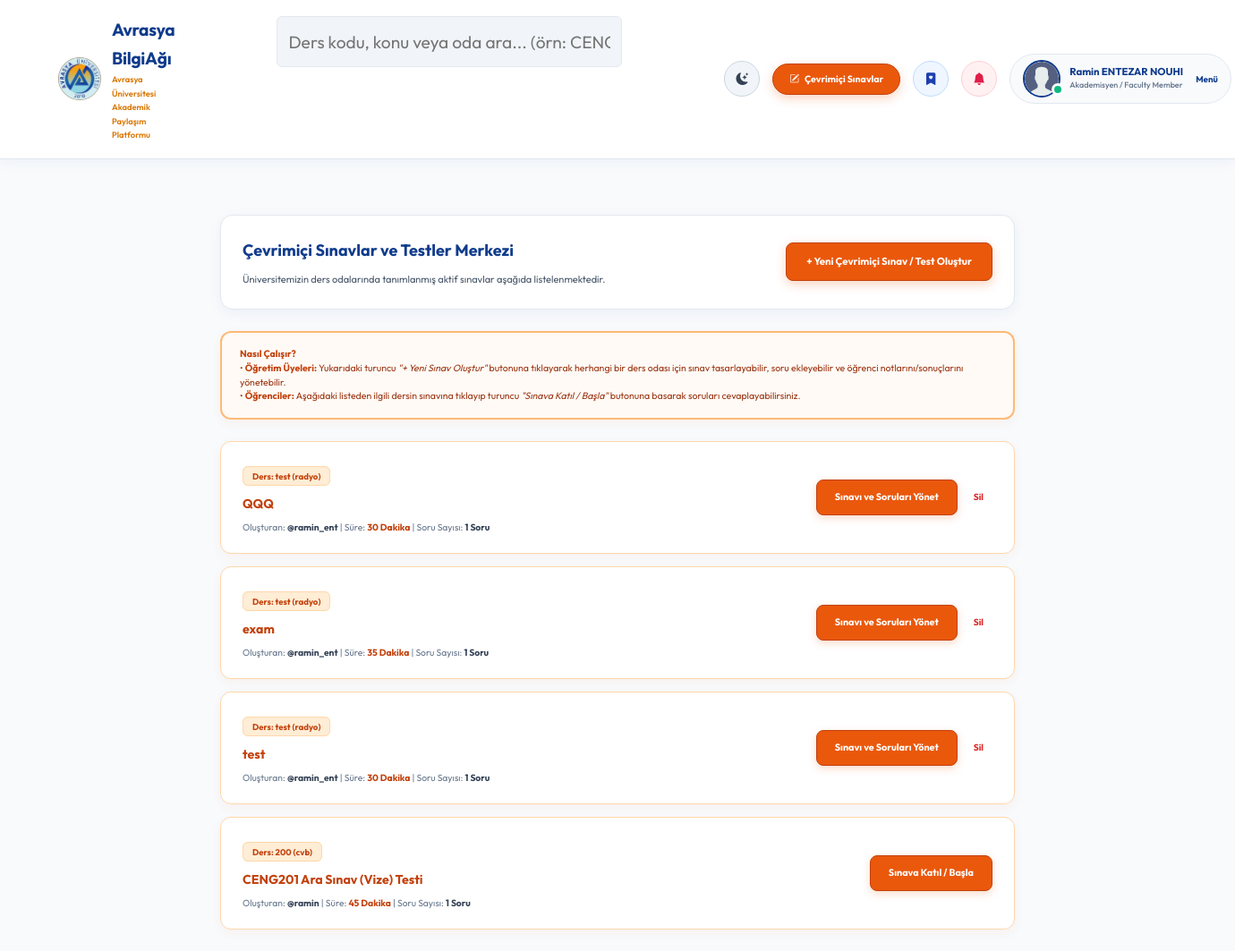
The page /quizzes/ (signed in) on the database its author committed.
### base/models.py (models this page shows, shortened)
class User(AbstractUser):
    name = models.CharField(max_length=200, null=True, verbose_name="Ad Soyad")
    email = models.EmailField(unique=True, null=True, verbose_name="E-Posta Adresi")
    bio = models.TextField(null=True, verbose_name="Hakkımda (Biyografi)")
    avatar = models.ImageField(null=True, default="avatar.svg", verbose_name="Profil Fotoğrafı (Avatar)")
    student_id = models.CharField(max_length=50, null=True, blank=True, verbose_name="Öğrenci / Sicil No")
    department = models.CharField(max_length=100, choices=DEPARTMENT_CHOICES, default='Genel / Diğer', verbose_name="Fakülte / Bölüm")
    role = models.CharField(max_length=20, choices=ROLE_CHOICES, default='student', verbose_name="Akademik Rol")
    github_link = models.URLField(max_length=255, null=True, blank=True, verbose_name="GitHub Profili")
    linkedin_link = models.URLField(max_length=255, null=True, blank=True, verbose_name="LinkedIn Profili")
    objects = CustomUserManager()
    USERNAME_FIELD = 'email'
    REQUIRED_FIELDS = ['username']
    @property
    def unread_notifications_count(self):
        return self.notifications.filter(is_read=False).count()
    @property
    def unread_notifications(self):
        return self.notifications.filter(is_read=False)

class Quiz(models.Model):
    room = models.ForeignKey(Room, on_delete=models.CASCADE, related_name='quizzes')
    creator = models.ForeignKey(User, on_delete=models.CASCADE)
    title = models.CharField(max_length=200, verbose_name="Sınav / Test Başlığı")
    description = models.TextField(null=True, blank=True, verbose_name="Sınav Açıklaması ve Kurallar")
    duration_minutes = models.PositiveIntegerField(default=30, verbose_name="Süre (Dakika)")
    created = models.DateTimeField(auto_now_add=True)
    updated = models.DateTimeField(auto_now=True)
    class Meta:
        ordering = ['-created']

class Room(models.Model):
    host = models.ForeignKey(User, on_delete=models.SET_NULL, null=True)
    topic = models.ForeignKey(Topic, on_delete=models.SET_NULL, null=True, verbose_name="Bölüm / Akademik Konu")
    name = models.CharField(max_length=200, verbose_name="Çalışma Odası Adı")
    course_code = models.CharField(max_length=50, null=True, blank=True, verbose_name="Ders Kodu (örn: CENG201)")
    room_type = models.CharField(max_length=20, choices=ROOM_TYPE_CHOICES, default='general', verbose_name="Oda Türü")
    description = models.TextField(null=True, blank=True, verbose_name="Oda Açıklaması")
    participants = models.ManyToManyField(
        User, related_name='participants', blank=True)
    updated = models.DateTimeField(auto_now=True)
    created = models.DateTimeField(auto_now_add=True)
    class Meta:
        ordering = ['-updated', '-created']

### base/views.py (the view, shortened to what this page needs)
# urls.py: path('quizzes/', views.quizzesPage, name="quizzes"),
@login_required(login_url='login')
def quizzesPage(request):
    quizzes = Quiz.objects.all()
    return render(request, 'base/quizzes.html', {'quizzes': quizzes})

### base/templates/base/quizzes.html (shortened to what this page needs)
{% extends 'main.html' %}
{% block content %}
<main class="layout">
  <div class="container" style="max-width: 920px; margin: 0 auto; padding: 24px 16px; display: block !important; width: 100%;">
    <div style="background: #ffffff; border: 1px solid #e2e8f0; border-radius: 14px; padding: 24px; margin-bottom: 24px; box-shadow: 0 4px 15px rgba(15, 59, 140, 0.05); display: flex; justify-content: space-between; align-items: center; flex-wrap: wrap; gap: 16px;">
      <div>
        <h1 style="margin: 0; font-size: 1.5rem; color: #0f3b8c; font-weight: 700;">Çevrimiçi Sınavlar ve Testler Merkezi</h1>
        <p style="color: #475569; font-size: 0.92rem; margin: 8px 0 0 0;">
          Üniversitemizin ders odalarında tanımlanmış aktif sınavlar aşağıda listelenmektedir.
        </p>
      </div>
      {% if request.user.is_authenticated and request.user.role != 'student' %}
      <div>
        <a href="{% url 'create-quiz-general' %}" style="background: #ea580c; color: #ffffff; border: 1px solid #c2410c; padding: 11px 22px; font-size: 0.95rem; font-weight: 700; text-decoration: none; display: inline-block; border-radius: 8px; box-shadow: 0 4px 12px rgba(234, 88, 12, 0.25);">
          + Yeni Çevrimiçi Sınav / Test Oluştur
        </a>
      </div>
      {% endif %}
    </div>
    <div style="background: #fffaf5; border: 2px solid #fdba74; border-radius: 12px; padding: 16px 20px; margin-bottom: 24px; display: flex; align-items: center; gap: 14px; box-shadow: 0 4px 12px rgba(234, 88, 12, 0.06);">
      <div style="font-size: 0.88rem; color: #9a3412; line-height: 1.5;">
        <strong style="color: #c2410c;">Nasıl Çalışır?</strong><br>
        {% if request.user.role != 'student' %}
        • <strong style="color: #c2410c;">Öğretim Üyeleri:</strong> Yukarıdaki turuncu <em>"+ Yeni Sınav Oluştur"</em> butonuna tıklayarak herhangi bir ders odası için sınav tasarlayabilir, soru ekleyebilir ve öğrenci notlarını/sonuçlarını yönetebilir.<br>
        {% endif %}
        • <strong style="color: #c2410c;">Öğrenciler:</strong> Aşağıdaki listeden ilgili dersin sınavına tıklayıp turuncu <em>"Sınava Katıl / Başla"</em> butonuna basarak soruları cevaplayabilirsiniz.
      </div>
    </div>
    <div style="display: flex; flex-direction: column; gap: 14px;">
      {% for quiz in quizzes %}
      <div style="background: #ffffff; border: 1px solid #fed7aa; border-radius: 12px; padding: 20px 24px; display: flex; justify-content: space-between; align-items: center; flex-wrap: wrap; gap: 14px; box-shadow: 0 4px 12px rgba(234, 88, 12, 0.05);">
        <div>
          <div style="margin-bottom: 6px;">
            <span style="background: #ffedd5; color: #c2410c; padding: 4px 10px; border-radius: 6px; font-size: 0.8rem; font-weight: 700; border: 1px solid #fed7aa;">
              Ders: {{ quiz.room.name }} {% if quiz.room.course_code %}({{ quiz.room.course_code }}){% endif %}
            </span>
          </div>
          <a href="{% url 'quiz-detail' quiz.id %}" style="color: #c2410c; font-size: 1.18rem; font-weight: 700; text-decoration: none; display: block; margin: 6px 0;">
            {{ quiz.title }}
          </a>
          <div style="font-size: 0.86rem; color: #64748b; margin-top: 6px;">
            Oluşturan: <strong style="color: #334155;">@{{ quiz.creator.username }}</strong> | Süre: <strong style="color: #c2410c;">{{ quiz.duration_minutes }} Dakika</strong> | Soru Sayısı: <strong style="color: #334155;">{{ quiz.questions.count }} Soru</strong>
          </div>
        </div>
        <div style="display: flex; gap: 8px; align-items: center;">
          <a href="{% url 'quiz-detail' quiz.id %}" style="background: #ea580c; color: #ffffff; border: 1px solid #c2410c; padding: 10px 20px; font-size: 0.9rem; font-weight: 700; text-decoration: none; white-space: nowrap; border-radius: 8px; box-shadow: 0 3px 10px rgba(234, 88, 12, 0.22);">
            {% if request.user == quiz.creator or request.user == quiz.room.host %}Sınavı ve Soruları Yönet{% else %}Sınava Katıl / Başla{% endif %}
          </a>
          {% if request.user == quiz.creator or request.user == quiz.room.host %}
          <a href="{% url 'delete-quiz' quiz.id %}" onclick="return confirm('Bu sınavı silmek istediğinize emin misiniz?')" style="color: #dc2626; font-size: 0.85rem; font-weight: 700; text-decoration: none; padding: 6px 10px;">
            Sil
          </a>
          {% endif %}
        </div>
      </div>
      {% endfor %}
    </div>
  </div>
</main>
{% endblock %}

### templates/navbar.html (shortened to what this page needs)
{% load static %}
<header class="header header--loggedIn">
    <div class="container">
        <a href="{% url 'home' %}" class="header__logo" style="display: flex; align-items: center; gap: 12px; text-decoration: none;">
            <img src="{% static 'images/avrasya_logo.png' %}" alt="Avrasya University Logo" style="width: 48px; height: 48px; object-fit: contain; background: transparent; border: none; border-radius: 50%;" />
            <div>
                <h1 style="margin:0; font-weight:700; color:#0f3b8c; letter-spacing: -0.3px;">Avrasya BilgiAğı</h1>
                <span style="font-size:0.78rem; color:#d97706; font-weight:600; display:block;">Avrasya Üniversitesi Akademik Paylaşım Platformu</span>
            </div>
        </a>
        <form class="header__search" method="GET" action="{% url 'home' %}">
            <label>
                <input name="q" placeholder="Ders kodu, konu veya oda ara... (örn: CENG201)" class="navbar-search-input" />
            </label>
        </form>
        <nav class="header__menu" style="display: flex; align-items: center; gap: 14px;">
            <button id="themeToggleBtn" onclick="toggleTheme()" title="Gece / Gündüz Modu" style="background: #f1f5f9; border: 1px solid #cbd5e1; width: 40px; height: 40px; border-radius: 50%; display: flex; align-items: center; justify-content: center; cursor: pointer; font-size: 1.15rem; transition: all 0.2s ease; color: #334155;">
                <i class="bi bi-moon-stars-fill"></i>
            </button>
            <a href="{% url 'quizzes' %}" style="display: inline-flex; align-items: center; gap: 6px; background: #ea580c; color: #ffffff; border: 1px solid #c2410c; padding: 8px 18px; border-radius: 50px; font-weight: 700; font-size: 0.88rem; text-decoration: none; white-space: nowrap; box-shadow: 0 4px 12px rgba(234, 88, 12, 0.25);">
                <i class="bi bi-pencil-square"></i> Çevrimiçi Sınavlar
            </a>
            {% if request.user.is_authenticated %}
            <a href="{% url 'saved-resources' %}" title="Kaydedilen Materyallerim" style="display: flex; align-items: center; justify-content: center; background: #eff6ff; border: 1px solid #bfdbfe; color: #1e40af; width: 40px; height: 40px; border-radius: 50%; text-decoration: none; font-size: 1.15rem;">
                <i class="bi bi-bookmark-heart-fill"></i>
            </a>
            <div style="position: relative;">
                <button onclick="const m=document.getElementById('notifModal'); m.style.display = m.style.display === 'none' ? 'block' : 'none';" title="Bildirimler" style="background: #fff1f2; border: 1px solid #fecdd3; color: #e11d48; width: 40px; height: 40px; border-radius: 50%; cursor: pointer; font-size: 1.15rem; display: flex; align-items: center; justify-content: center; position: relative;">
                    <i class="bi bi-bell-fill"></i>
                </button>
            </div>
            <div class="header__user" style="display: flex; align-items: center; gap: 14px; background: #f8fafc; border: 1px solid #e2e8f0; padding: 6px 14px; border-radius: 50px;">
                <a href="{% url 'update-user' %}" style="display: flex; align-items: center; gap: 10px; text-decoration: none;">
                    <div class="avatar avatar--medium active">
                        <img src="{{request.user.avatar.url}}" style="width: 38px; height: 38px; border-radius: 50%; object-fit: cover;" />
                    </div>
                    <div>
                        <p style="margin: 0; font-weight: 700; color: #0f3b8c; line-height: 1.2; font-size: 0.95rem; white-space: nowrap;">{{request.user.name|default:request.user.username}}</p>
                        <span style="font-size: 0.75rem; color: #64748b; font-weight: 500; display: block; white-space: nowrap;">{{request.user.get_role_display}}</span>
                    </div>
                </a>
                <button class="dropdown-button" style="background: transparent; border: none; cursor: pointer; font-weight: 700; color: #0f3b8c; font-size: 0.82rem;">
                    Menü
                </button>
            </div>
            {% endif %}
        </nav>
</header>

### static/styles/style.css (style rules this page uses)
:root { --color-main: #0f3b8c; --color-main-light: #e0f2fe; --color-accent: #d97706; --color-dark: #ffffff; --color-dark-medium: #f1f5f9; --color-dark-light: #e2e8f0; --color-light: #ffffff; --color-gray: #64748b; --color-light-gray: #1e293b; --color-bg: #f8fafc; --color-success: #10b981; --color-error: #ef4444; }
*, body, h1, h2, h3, h4, h5, h6, p, a, span, button, input, select, textarea { font-family: "Metropolis", "Outfit", -apple-system, BlinkMacSystemFont, "Segoe UI", Roboto, sans-serif !important; margin: 0; padding: 0; box-sizing: border-box; text-rendering: optimizeLegibility; font-size: inherit; }
html { font-size: 68.75%; }
@media only screen and (min-width: 1200px) { html { font-size: 75%; } }
body { line-height: 1.65; font-weight: 400; font-size: 1.6rem; color: var(--color-light-gray); background-color: var(--color-bg); min-height: 100vh; }
img { width: 100%; }
a { display: inline-block; color: var(--color-main); text-decoration: none; }
.container { max-width: 1580px; width: 93%; margin: auto; }
.avatar { position: relative; display: inline-block; border-radius: 50%; border: 2px solid var(--color-main); }
.avatar img { display: block; border-radius: 50%; object-fit: cover; object-position: center; }
.avatar::after { content: ""; display: block; position: absolute; background-color: var(--color-gray); z-index: 111; border-radius: 50%; border: 0.3rem solid var(--color-dark); }
.avatar.active::after { background-color: var(--color-success); }
.avatar.avatar--medium img { width: 3.6rem; height: 3.6rem; border-radius: 50%; }
.avatar.avatar--medium:after { width: 0.7rem; height: 0.7rem; bottom: 0px; right: -6px; }
.header { padding: 1.5rem; background-color: var(--color-dark); border-bottom: 1px solid var(--color-dark-light); box-shadow: 0 2px 15px rgba(15, 59, 140, 0.06); }
.header > .container { display: flex; gap: 9.5rem; }
.header__logo, .header__user { display: flex; gap: 2rem; align-items: center; }
.header__logo > img { height: 3.2rem; width: 3.2rem; }
.header__search > label { background-color: var(--color-dark-medium); border: 1px solid var(--color-dark-light); padding: 1.3rem 1rem; display: flex; align-items: center; gap: 1rem; border-radius: 6px; }
.header__search input { width: 30rem; background: transparent; border: none; outline: none; color: var(--color-light-gray); }
.header__menu { margin-left: auto; position: relative; }
.header__menu a { display: flex; gap: 1.5rem; align-items: center; font-weight: 500; text-decoration: none; color: var(--color-gray); }
.header__menu img { height: 3.6rem; }
.header__menu p { line-height: 1.2; }
.header__menu span { color: var(--color-main); font-weight: 500; font-size: 1.4rem; display: block; }
.dropdown-button { background: transparent; border: 0; outline: 0; cursor: pointer; }
.layout { margin-top: 3.2rem; }
.layout > .container { display: flex; justify-content: space-between; align-items: flex-start; gap: 3.8rem; }
.header__logo img { background: transparent !important; border: none !important; box-shadow: none !important; }

### rows shown on the page
User: user.avatar (placeholder picture), user.name "Ramin ENTEZAR NOUHI", user.role "Akademisyen / Faculty Member"
Quiz: room.name "test", room.course_code "radyo", title "QQQ", creator.username "ramin_ent", duration_minutes "30", questions.count "1", shows "Sınavı ve Soruları Yönet", shows "Sil"
Quiz: room.name "test", room.course_code "radyo", title "exam", creator.username "ramin_ent", duration_minutes "35", questions.count "1", shows "Sınavı ve Soruları Yönet", shows "Sil"
Quiz: room.name "test", room.course_code "radyo", title "test", creator.username "ramin_ent", duration_minutes "30", questions.count "1", shows "Sınavı ve Soruları Yönet", shows "Sil"
Quiz: room.name "200", room.course_code "cvb", title "CENG201 Ara Sınav (Vize) Testi", creator.username "ramin", duration_minutes "45", questions.count "1", shows "Sınava Katıl / Başla"
